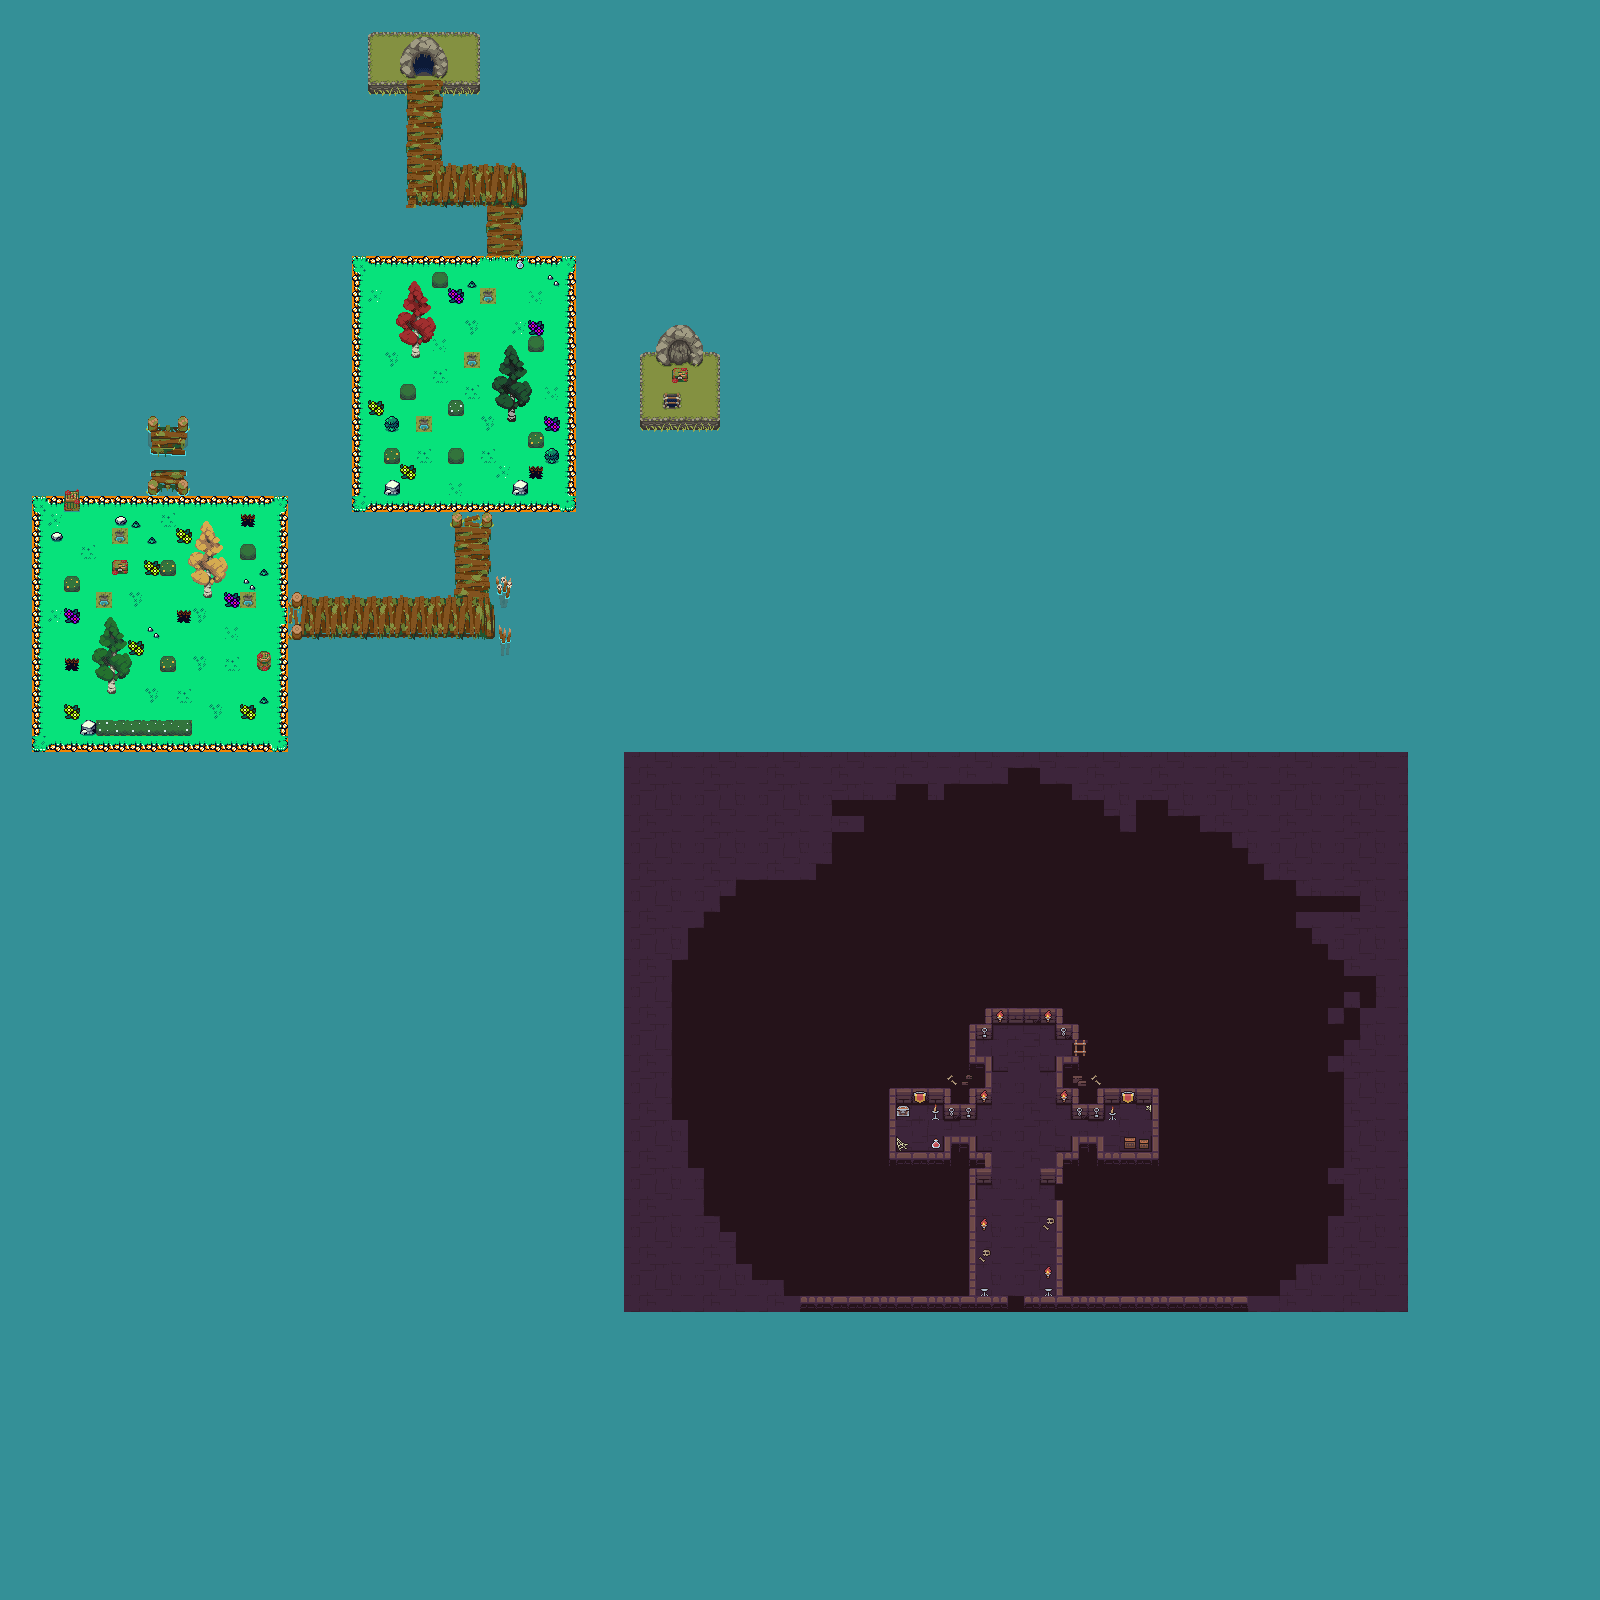

Below is a game level as drawn by its tile map, then a one-line description and the .tmx that defines it (tile-layer data replaced by summaries):
An orthogonal 100x100 tile map with 16x16 px tiles, 6 tile layers (background, platforms2, platforms, decorations, ...), 9 tilesets and 68 objects (61x collision, player, enter_dungeon, enter_dungeon_exit, mushroom_path1, ...).

<map version="1.10" tiledversion="1.10.2" orientation="orthogonal" renderorder="right-down" width="100" height="100" tilewidth="16" tileheight="16" infinite="0" nextlayerid="14" nextobjectid="511">
 <tileset firstgid="1" source="Forest Props.tsx" />
 <tileset firstgid="1111" source="Forest Structures.tsx" />
 <tileset firstgid="1683" source="Water Tileset.tsx" />
 <tileset firstgid="1793" name="Forest Cliff" tilewidth="16" tileheight="16" tilecount="192" columns="12">
  <image source="Forest Cliff.png" trans="000000" width="192" height="256" />
 </tileset>
 <tileset firstgid="1985" source="Dungeon_Tileset.tsx" />
 <tileset firstgid="2085" source="demonstration.tsx" />
 <tileset firstgid="2341" source="Trees.tsx" />
 <tileset firstgid="3133" source="tilseset outside.tsx" />
 <tileset firstgid="3313" source="tileset itens.tsx" />
 <layer id="1" name="background" width="100" height="100" locked="1">
  <data>[10000 cells, 9998 non-empty, 13 distinct tile ids]</data>
 </layer>
 <layer id="3" name="platforms2" width="100" height="100" locked="1">
  <data>[10000 cells, 59 non-empty, 14 distinct tile ids]</data>
 </layer>
 <layer id="2" name="platforms" width="100" height="100" locked="1">
  <data>[10000 cells, 1584 non-empty, 78 distinct tile ids]</data>
 </layer>
 <layer id="4" name="decorations" width="100" height="100" locked="1">
  <data>[10000 cells, 167 non-empty, 83 distinct tile ids]</data>
 </layer>
 <layer id="6" name="items" width="100" height="100" locked="1">
  <data>[10000 cells, 169 non-empty, 110 distinct tile ids]</data>
 </layer>
 <layer id="13" name="top" width="100" height="100" locked="1">
  <data>[10000 cells, 64 non-empty, 64 distinct tile ids]</data>
 </layer>
 <objectgroup id="8" name="Objects" locked="1">
  <object id="12" type="collision" x="112" y="527" width="15.3333" height="17" />
  <object id="15" type="collision" x="160" y="559.667" width="14.3333" height="16" />
  <object id="16" type="collision" x="96" y="591.667" width="15.6667" height="15.6667" />
  <object id="17" type="collision" x="79.8333" y="720" width="111.5" height="16" />
  <object id="18" type="collision" x="106.455" y="675.333" width="10.3939" height="19" />
  <object id="19" type="collision" x="159.788" y="656.121" width="16.5758" height="16" />
  <object id="20" type="collision" x="200.667" y="576" width="12.6667" height="22.6667" />
  <object id="21" type="collision" x="256.667" y="651.333" width="14.3333" height="21" />
  <object id="22" type="collision" x="240.333" y="544" width="15.3333" height="16" />
  <object id="23" type="collision" x="239.667" y="592" width="15.6667" height="15.6667" />
  <object id="24" type="collision" x="287.667" y="591.333" width="15" height="15.6667" />
  <object id="25" type="collision" x="288" y="624.273" width="15" height="15.3939" />
  <object id="26" type="collision" x="303.333" y="591.667" width="151.167" height="5.33333" />
  <object id="27" type="collision" x="303.5" y="633.5" width="194.5" height="7" />
  <object id="28" type="collision" x="490" y="512" width="7.5" height="118.5" />
  <object id="29" type="collision" x="481.625" y="511.5" width="10.875" height="15" />
  <object id="30" type="collision" x="449.5" y="511" width="13" height="16" />
  <object id="32" type="collision" x="451.875" y="527" width="3.625" height="64.5" />
  <object id="34" type="collision" x="490.545" y="630.364" height="0.909091" />
  <object id="36" type="collision" x="490" y="629.636" width="8.18182" height="3.27273" />
  <object id="41" type="collision" x="513" y="479" width="14.5" height="17" />
  <object id="43" type="collision" x="384.667" y="479.333" width="15.3333" height="16.6667" />
  <object id="44" type="collision" x="383.667" y="447.333" width="16.3333" height="16.3333" />
  <object id="45" type="collision" x="448" y="447.667" width="15.3333" height="16" />
  <object id="46" type="collision" x="416" y="416.333" width="15.6667" height="15" />
  <object id="47" type="collision" x="383.333" y="416.333" width="16.3333" height="15" />
  <object id="48" type="collision" x="400.313" y="384.281" width="15.3542" height="15.7793" />
  <object id="49" type="collision" x="448.333" y="400.667" width="15" height="15" />
  <object id="50" type="collision" x="464.292" y="352.052" width="15.375" height="15.948" />
  <object id="51" type="collision" x="409.333" y="335.667" width="12" height="23" />
  <object id="52" type="collision" x="432" y="271.333" width="16.3333" height="16.3333" />
  <object id="53" type="collision" x="479.667" y="288" width="16" height="16" />
  <object id="55" type="collision" x="528.667" y="335.333" width="14.6667" height="17.3333" />
  <object id="56" type="collision" x="506.667" y="399.667" width="9.33333" height="23.6667" />
  <object id="57" type="collision" x="527.854" y="432.083" width="16.0417" height="15.8958" />
  <object id="59" type="collision" x="359.333" y="256" width="120.667" height="7.33333" />
  <object id="61" type="collision" x="526.667" y="255.667" width="48.3333" height="7" />
  <object id="62" type="collision" x="514.917" y="257" width="9.41667" height="12.3333" />
  <object id="63" type="collision" x="521.5" y="160.5" width="7" height="94" />
  <object id="64" type="collision" x="482" y="202.5" width="5.25" height="51.5" />
  <object id="65" type="collision" x="406" y="204.25" width="75.5" height="3.25" />
  <object id="66" type="collision" x="403" y="81.3333" width="4.08333" height="120" />
  <object id="67" type="collision" x="441" y="79.3333" width="6.33333" height="85.1458" />
  <object id="68" type="collision" x="447.333" y="159" width="77.3333" height="5.5" />
  <object id="69" type="collision" x="400.667" y="64.3333" width="12.1667" height="15.6667" />
  <object id="70" type="collision" x="433.417" y="65" width="11.9167" height="14" />
  <object id="71" type="collision" x="399.667" y="45.6667" width="46" height="16.8333" />
  <object id="126" type="collision" x="111.083" y="560.083" width="16.9583" height="15.5833" />
  <object id="151" type="collision" x="171.455" y="641.091" height="0.181818" />
  <object id="155" name="player" x="160" y="608">
   <point />
  </object>
  <object id="157" type="collision" x="277.955" y="502.125" width="12.2955" height="105" />
  <object id="158" type="collision" x="279" y="623.875" width="12.375" height="117.625" />
  <object id="160" type="collision" x="352.25" y="499.25" width="107.5" height="11.75" />
  <object id="161" type="collision" x="481.5" y="500.75" width="94" height="10.25" />
  <object id="163" type="collision" x="40.25" y="740" width="251.083" height="12.6667" />
  <object id="164" type="collision" x="30.3333" y="493" width="263" height="13" />
  <object id="166" type="collision" x="565.667" y="254.667" width="11" height="258" />
  <object id="167" type="collision" x="350.667" y="254.333" width="10.6667" height="255.333" />
  <object id="168" type="collision" x="544.063" y="448.063" width="15.8125" height="15.8125" />
  <object id="169" type="collision" x="28.3636" y="502.182" width="14.3636" height="254.545" />
  <object id="170" type="collision" x="64" y="502.75" width="16" height="9.25" />
  <object id="172" type="collision" x="64.125" y="576.031" width="15.8438" height="15.9688" />
  <object id="174" name="enter_dungeon" x="413.091" y="62.1818" width="20" height="13.8182" />
  <object id="175" name="enter_dungeon_exit" x="411.818" y="61.0909">
   <point />
  </object>
 </objectgroup>
 <objectgroup id="11" name="NPCPaths" locked="1">
  <object id="500" name="mushroom_path1" x="368.214" y="271.953" width="15.913" height="16.0435" />
  <object id="501" name="mushroom_path2" x="463.653" y="272.29" width="15.9375" height="15.8125" />
  <object id="502" name="mushroom_path3" x="463.583" y="376.623" width="16" height="16" />
  <object id="506" name="mushroom_path4" x="368.792" y="375.729" width="15.8125" height="15.8125" />
 </objectgroup>
</map>
